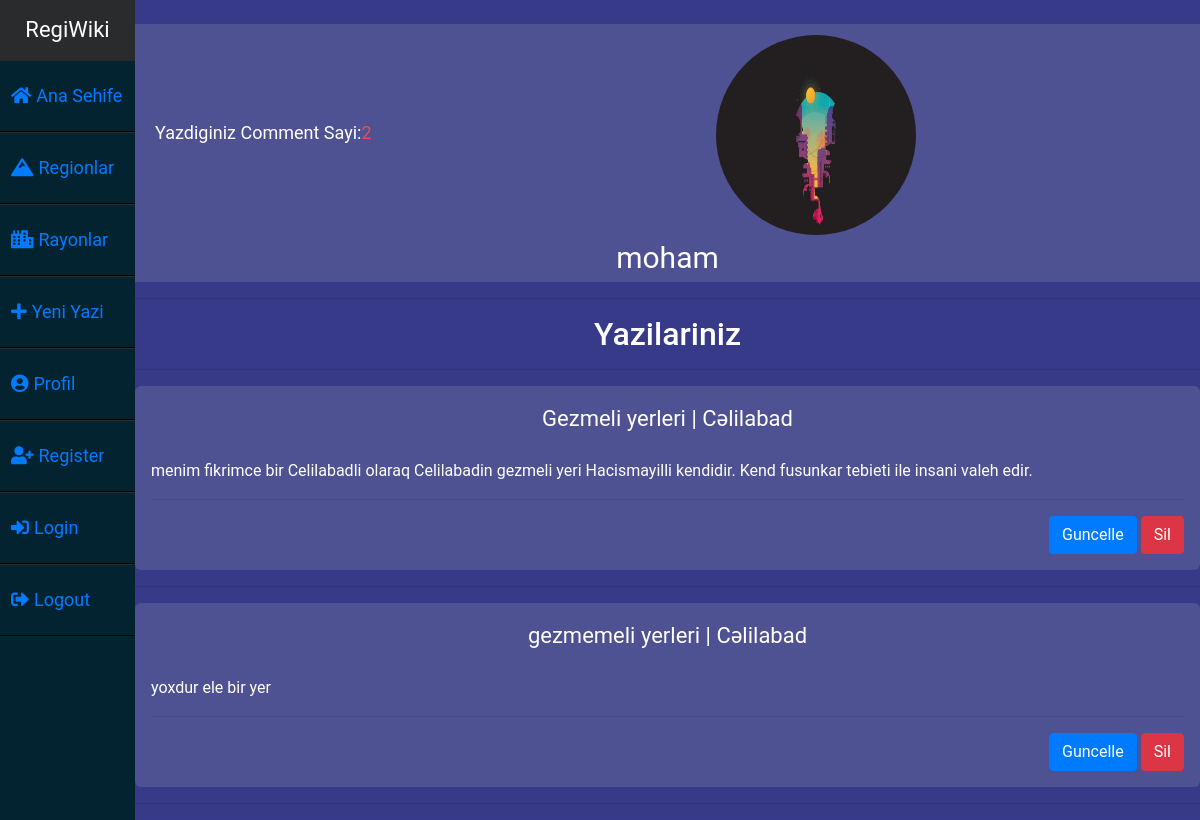
The page /user/profile/ (signed in) on the database its author committed.
### user/models.py (models this page shows, shortened)
class CustomUserModel(AbstractUser):
    prophile_photo = models.ImageField(upload_to="prophile_photos",blank=True,null=True,default="/prophile_photos/instagram_default.png")
    class Meta:
        db_table = 'user'

### areas/models.py (models this page shows, shortened)
class CommentModel(models.Model):
    rayon = models.ForeignKey("Rayonmodel",related_name="comments",on_delete=CASCADE)
    basliq = models.CharField(max_length=120,verbose_name="Basliq:")
    mezmun = models.TextField(verbose_name="Mezmun:")
    created_date = models.DateTimeField(auto_now_add=True)
    sekil = models.ImageField(upload_to="koment_sekilleri",null=True,blank=True)
    yazan = models.ForeignKey('user.CustomUserModel',related_name="comments",on_delete=CASCADE,null=True,blank=True)

class RayonModel(models.Model):
    sekil = models.ImageField(upload_to="rayon_sekilleri",null=True,blank=True)
    region = ForeignKey(RegionModel,on_delete=CASCADE,verbose_name="Region:",related_name="rayonlar")
    melumat = TextField(verbose_name="Melumat:")
    ad = models.CharField(verbose_name="Rayon Adi:",max_length=35)
    sahe = models.FloatField(verbose_name="Sahesi km² ile:",null=True,blank=True)
    ehali = models.FloatField(verbose_name="Ehali min:" ,null=True ,blank=True)
    def __str__(self):
        return self.ad

### user/views.py (the view)
# urls.py: path("profile/",views.profile,name="profile"),
@login_required(login_url="user:need_account")
def profile(request):
    comments = CommentModel.objects.filter(yazan=request.user)
    context = {
        "comments":comments
    }
    return render(request,"profile.html",context)

### templates/profile.html (shortened to what this page needs)
{% extends 'layout.html' %}
{% load static %}
{% block body %}
<link rel="stylesheet" href="{% static 'profile.css' %}">
<section>
    <span class="stats">
        Yazdiginiz Comment Sayi:<span class="stat-num">{{comments.count}}</span>
    </span>
    <span class="profile_pic">
        <img src="{{request.user.prophile_photo.url}}">
    </span>
    <div class="username">
        {{request.user.username}}
    </div>
</section>
<hr>
<h2 style="color:white; text-align:center;">Yazilariniz</h2>
<hr>
<div class="context">
    {% if comments %}
    {% for comment in comments %}
    <div class="container">
        <div class="title">
            {{comment.basliq}} | {{comment.rayon}}
        </div>
        <br>
        <div class="comments">
            <p>
                {{comment.mezmun}}
            </p>
        </div>
        <hr>
        <div class="buttons">
            <a class="btn btn-primary" href="{% url 'areas:update_comment' comment.id %}">Guncelle</a>
            <a class="btn btn-danger" href="{% url 'areas:delete_comment' comment.id %}">Sil</a>
        </div>
    </div>
    <hr>
    {% endfor %}
    {% else %}
    <div class="alert alert-info">
        Bir Commentiniz Yoxdur
    </div>
    {% endif %}
</div>
{% endblock body %}

### static/style.css (style rules this page uses)
* { margin: 0; padding: 0; list-style: none; text-decoration: none; }

### static/profile.css (style rules this page uses)
img { height: 200px; border-radius: 420px; width: 200px; }
.profile_pic { display: inline-block; padding-left: 340px; }
.stats { display: inline-block; font-size: 18px; color: white; margin-left: 20px; padding-top: 90px; }
.stat-num { color: #E84D54; }
section { background-color: #4f5292; padding-top: 5px; padding-bottom: 2px; }
.username { text-align: center; font-size: 30px; color: white; }
.container { background-color: #4f5292; padding: 16px; border-radius: 6px; color: white; margin-bottom: 15px; }
.title { font-size: 22px; text-align: center; }
.buttons { text-align: right; }

### rows shown on the page
CustomUserModel: user.prophile_photo (picture), user.username "moham"
CommentModel: basliq "Gezmeli yerleri", rayon "Cəlilabad", mezmun "menim fikrimce bir Celilabadli olaraq Celilabadin gezmeli yeri Hacismayilli kendidir. Kend fusunkar tebieti ile insani valeh edir."
CommentModel: basliq "gezmemeli yerleri", rayon "Cəlilabad", mezmun "yoxdur ele bir yer"

### other values the page prints
{{ comments.count }} "2"
